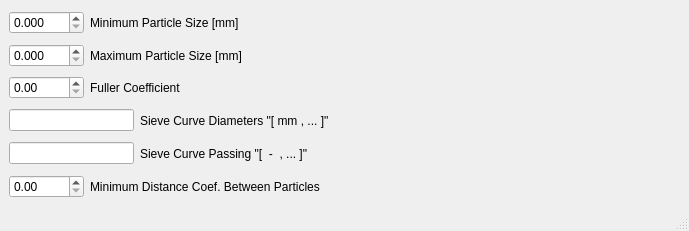
<?xml version="1.0" encoding="UTF-8"?>
<ui version="4.0">
 <class>MainWindow</class>
 <widget class="QMainWindow" name="MainWindow">
  <property name="geometry">
   <rect>
    <x>0</x>
    <y>0</y>
    <width>689</width>
    <height>231</height>
   </rect>
  </property>
  <property name="sizePolicy">
   <sizepolicy hsizetype="Expanding" vsizetype="Preferred">
    <horstretch>0</horstretch>
    <verstretch>0</verstretch>
   </sizepolicy>
  </property>
  <property name="windowTitle">
   <string>MainWindow</string>
  </property>
  <widget class="QWidget" name="centralwidget">
   <property name="sizePolicy">
    <sizepolicy hsizetype="Expanding" vsizetype="Expanding">
     <horstretch>0</horstretch>
     <verstretch>0</verstretch>
    </sizepolicy>
   </property>
   <layout class="QGridLayout" name="gridLayout">
    <item row="0" column="0">
     <layout class="QHBoxLayout" name="horizontalLayout">
      <item>
       <widget class="QDoubleSpinBox" name="minPar">
        <property name="sizePolicy">
         <sizepolicy hsizetype="Fixed" vsizetype="Fixed">
          <horstretch>0</horstretch>
          <verstretch>0</verstretch>
         </sizepolicy>
        </property>
        <property name="minimumSize">
         <size>
          <width>75</width>
          <height>0</height>
         </size>
        </property>
        <property name="suffix">
         <string/>
        </property>
        <property name="decimals">
         <number>3</number>
        </property>
        <property name="singleStep">
         <double>0.100000000000000</double>
        </property>
       </widget>
      </item>
      <item>
       <widget class="QLabel" name="label_9">
        <property name="text">
         <string>Minimum Particle Size [mm]</string>
        </property>
       </widget>
      </item>
     </layout>
    </item>
    <item row="1" column="0">
     <layout class="QHBoxLayout" name="horizontalLayout_2">
      <item>
       <widget class="QDoubleSpinBox" name="maxPar">
        <property name="sizePolicy">
         <sizepolicy hsizetype="Fixed" vsizetype="Fixed">
          <horstretch>0</horstretch>
          <verstretch>0</verstretch>
         </sizepolicy>
        </property>
        <property name="minimumSize">
         <size>
          <width>75</width>
          <height>0</height>
         </size>
        </property>
        <property name="suffix">
         <string/>
        </property>
        <property name="decimals">
         <number>3</number>
        </property>
        <property name="singleStep">
         <double>0.100000000000000</double>
        </property>
       </widget>
      </item>
      <item>
       <widget class="QLabel" name="label_10">
        <property name="text">
         <string>Maximum Particle Size [mm]</string>
        </property>
       </widget>
      </item>
     </layout>
    </item>
    <item row="2" column="0">
     <layout class="QHBoxLayout" name="horizontalLayout_3">
      <item>
       <widget class="QDoubleSpinBox" name="fullerCoef">
        <property name="sizePolicy">
         <sizepolicy hsizetype="Fixed" vsizetype="Fixed">
          <horstretch>0</horstretch>
          <verstretch>0</verstretch>
         </sizepolicy>
        </property>
        <property name="minimumSize">
         <size>
          <width>75</width>
          <height>0</height>
         </size>
        </property>
        <property name="suffix">
         <string/>
        </property>
        <property name="maximum">
         <double>1.000000000000000</double>
        </property>
        <property name="singleStep">
         <double>0.010000000000000</double>
        </property>
       </widget>
      </item>
      <item>
       <widget class="QLabel" name="label_5">
        <property name="text">
         <string>Fuller Coefficient</string>
        </property>
       </widget>
      </item>
     </layout>
    </item>
    <item row="3" column="0">
     <layout class="QHBoxLayout" name="horizontalLayout_4">
      <item>
       <widget class="QLineEdit" name="sieveDiameters">
        <property name="enabled">
         <bool>true</bool>
        </property>
        <property name="sizePolicy">
         <sizepolicy hsizetype="Fixed" vsizetype="Fixed">
          <horstretch>0</horstretch>
          <verstretch>0</verstretch>
         </sizepolicy>
        </property>
        <property name="minimumSize">
         <size>
          <width>125</width>
          <height>0</height>
         </size>
        </property>
        <property name="maximumSize">
         <size>
          <width>125</width>
          <height>16777215</height>
         </size>
        </property>
        <property name="inputMask">
         <string/>
        </property>
        <property name="placeholderText">
         <string/>
        </property>
       </widget>
      </item>
      <item>
       <widget class="QLabel" name="label_6">
        <property name="text">
         <string>Sieve Curve Diameters &quot;[ mm , ... ]&quot;</string>
        </property>
       </widget>
      </item>
     </layout>
    </item>
    <item row="4" column="0">
     <layout class="QHBoxLayout" name="horizontalLayout_5">
      <item>
       <widget class="QLineEdit" name="sievePassing">
        <property name="enabled">
         <bool>true</bool>
        </property>
        <property name="minimumSize">
         <size>
          <width>125</width>
          <height>0</height>
         </size>
        </property>
        <property name="maximumSize">
         <size>
          <width>125</width>
          <height>16777215</height>
         </size>
        </property>
        <property name="inputMask">
         <string/>
        </property>
        <property name="placeholderText">
         <string/>
        </property>
       </widget>
      </item>
      <item>
       <widget class="QLabel" name="label_7">
        <property name="text">
         <string>Sieve Curve Passing &quot;[  -  , ... ]&quot;</string>
        </property>
       </widget>
      </item>
     </layout>
    </item>
    <item row="5" column="0">
     <layout class="QHBoxLayout" name="horizontalLayout_6">
      <item>
       <widget class="QDoubleSpinBox" name="minDistCoef">
        <property name="sizePolicy">
         <sizepolicy hsizetype="Fixed" vsizetype="Fixed">
          <horstretch>0</horstretch>
          <verstretch>0</verstretch>
         </sizepolicy>
        </property>
        <property name="minimumSize">
         <size>
          <width>75</width>
          <height>0</height>
         </size>
        </property>
        <property name="suffix">
         <string/>
        </property>
        <property name="decimals">
         <number>2</number>
        </property>
        <property name="singleStep">
         <double>0.100000000000000</double>
        </property>
        <property name="value">
         <double>0.000000000000000</double>
        </property>
       </widget>
      </item>
      <item>
       <widget class="QLabel" name="label_11">
        <property name="text">
         <string>Minimum Distance Coef. Between Particles</string>
        </property>
       </widget>
      </item>
     </layout>
    </item>
   </layout>
  </widget>
  <widget class="QMenuBar" name="menubar">
   <property name="geometry">
    <rect>
     <x>0</x>
     <y>0</y>
     <width>689</width>
     <height>21</height>
    </rect>
   </property>
  </widget>
  <widget class="QStatusBar" name="statusbar"/>
 </widget>
 <resources/>
 <connections/>
</ui>
